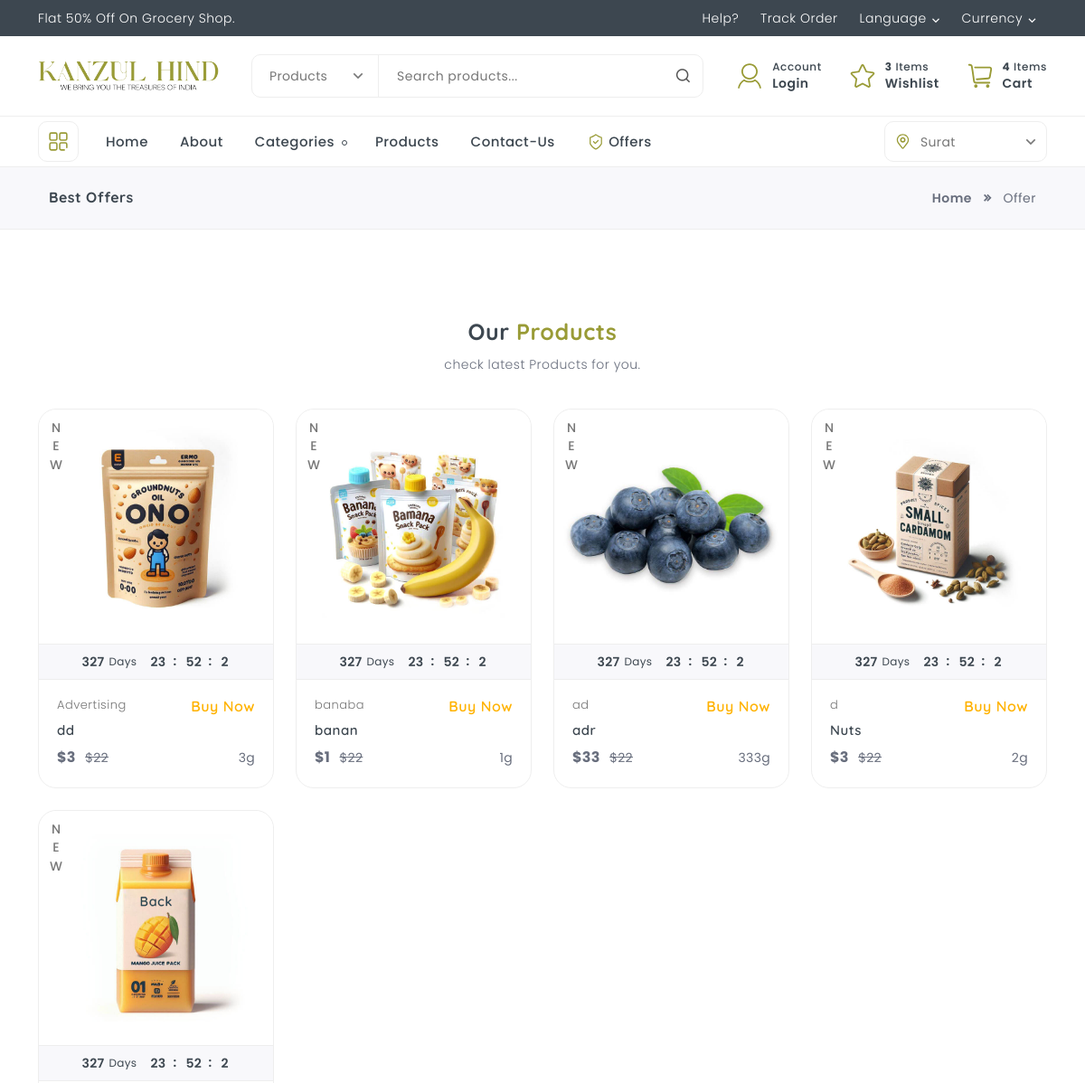
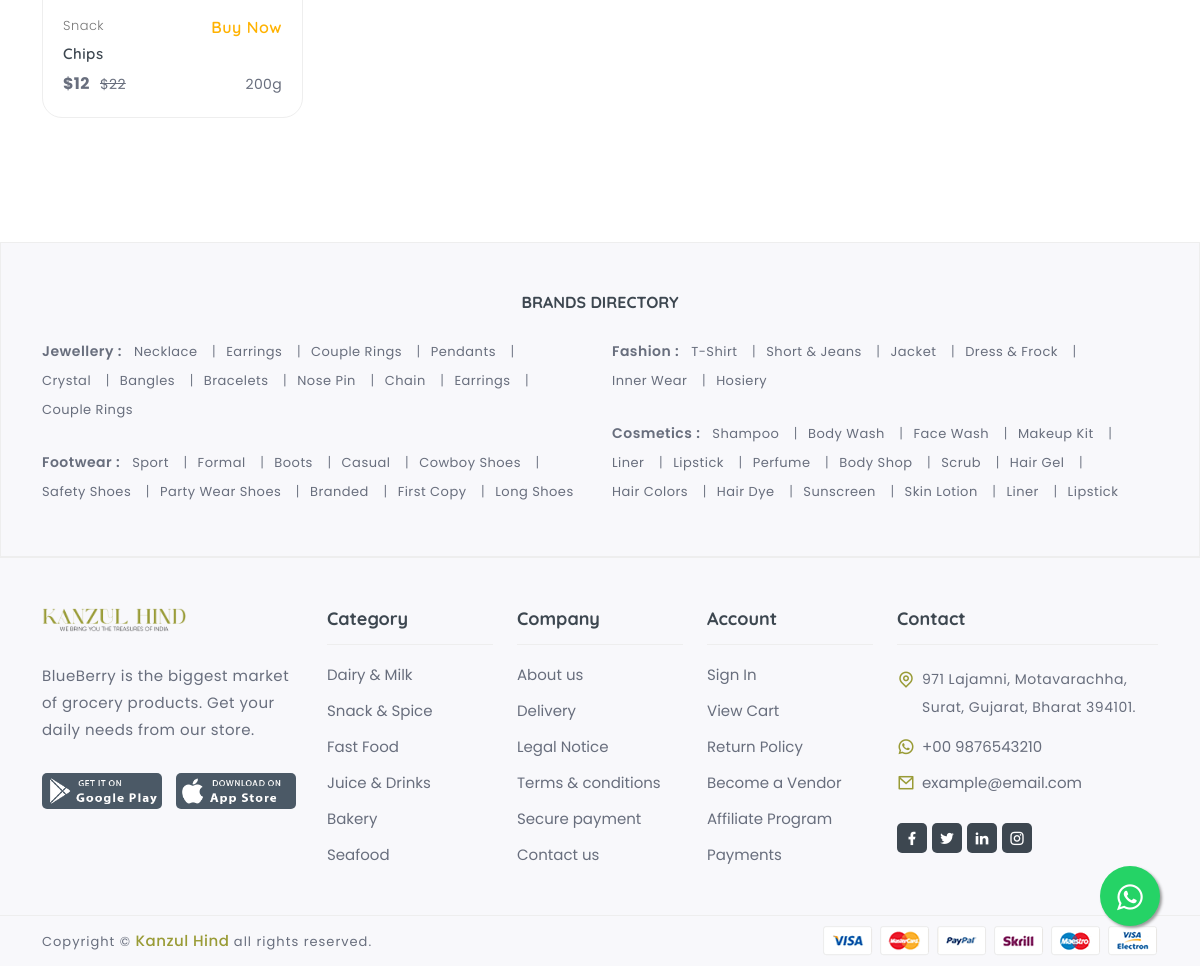
The app's page /product/ with its own data (2 pictures, top to bottom).
### web/models.py (models this page shows, shortened)
class Product(models.Model):
    name = models.CharField(max_length=200)
    subname = models.CharField(max_length=200)
    image = models.ImageField(upload_to='product_images/')
    image1 = models.ImageField(upload_to='product_images/')
    price = models.IntegerField()
    gram = models.IntegerField()
    category = models.ForeignKey(Category, on_delete=models.CASCADE, related_name='products')
    has_offer = models.BooleanField(default=False)
    new_arrivals = models.BooleanField(default=False)
    class Meta:
        verbose_name = 'Product'
        verbose_name_plural = 'Products'

### web/views.py (the view)
# urls.py: path("product/",views.product,name="product"),
def product(request, category_slug=None):
    category = None
    categories = Category.objects.all()
    products = Product.objects.all()
    if category_slug:
        category = get_object_or_404(Category, slug=category_slug)
        products = products.filter(category=category)
    return render(request, 'web/product.html', {
        'category': category,
        'categories': categories,
        'products': products,
    })

### template/web/product.html (shortened to what this page needs)
{% extends "web/base.html" %}
{% load static %}
{% block content %}
    <section class="section-breadcrumb margin-b-50">
        <div class="container">
            <div class="row">
                <div class="col-12">
                    <div class="row bb-breadcrumb-inner">
                        <div class="col-md-6 col-sm-12">
                            <h2 class="bb-breadcrumb-title">Best Offers</h2>
                        </div>
                        <div class="col-md-6 col-sm-12">
                            <ul class="bb-breadcrumb-list">
                                <li class="bb-breadcrumb-item"><a href="index-2.html">Home</a></li>
                                <li><i class="ri-arrow-right-double-fill"></i></li>
                                <li class="bb-breadcrumb-item active">Offer</li>
                            </ul>
                        </div>
                    </div>
                </div>
            </div>
        </div>
    </section>
    <section class="section-offer padding-tb-50">
        <div class="container">
            <div class="row">
                <div class="col-12">
                    <div class="section-title bb-center" data-aos="fade-up" data-aos-duration="1000"
                        data-aos-delay="200">
                        <div class="section-detail">
                            <h2 class="bb-title">Our<span> Products</span></h2>
                            <p>check latest Products for you.</p>
                        </div>
                    </div>
                </div>
                {% for product in products %}
                <div class="col-xl-3 col-md-4 col-6 mb-24 bb-product-box" data-aos="fade-up" data-aos-duration="1000"
                    data-aos-delay="200">
                    <div class="bb-pro-box">
                        <div class="bb-pro-img">
                            <span class="flags">
                                <span>New</span>
                            </span>
                            <a href="javascript:void(0)">
                                <div class="inner-img">
                                    <img class="main-img" src="{{product.image.url}}" alt="product-1">
                                </div>
                            </a>
                        </div>
                        <div class="timer1 timer dealend-timer" data-date="September 30, 2025 19:15:10 PDT"></div>
                        <div class="bb-pro-contact">
                            <div class="bb-pro-subtitle">
                                <a href="shop-left-sidebar-col-3.html">{{product.name}}</a>
                              <a href="https://api.whatsapp.com/send?phone=7356700463&text=Hi, I am interested in the product {{ product.subname }}."><h6 style="color:#FFB200">Buy Now</h6></a>
                            </div>
                            <h4 class="bb-pro-title"><a href="product-left-sidebar.html">{{product.subname}}</a></h4>
                            <div class="bb-price">
                                <div class="inner-price">
                                    <span class="new-price">${{product.price}}</span>
                                    <span class="old-price">$22</span>
                                </div>
                                <span class="last-items">{{product.gram}}g</span>
                            </div>
                        </div>
                    </div>
                </div>
               {% endfor %}
            </div>
        </div>
    </section>
    {% endblock %}

### records on screen
Product: image (picture), name "Advertising", subname "dd", price "3", gram "3"
Product: image (picture), name "banaba", subname "banan", price "1", gram "1"
Product: image (picture), name "ad", subname "adr", price "33", gram "333"
Product: image (picture), name "d", subname "Nuts", price "3", gram "2"
Product: image (picture), name "Snack", subname "Chips", price "12", gram "200"
